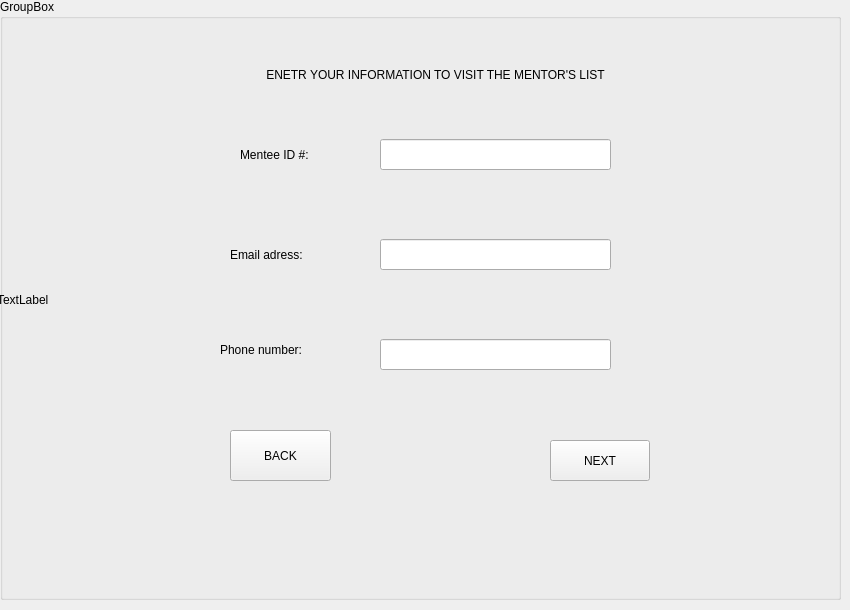
   <widget class="QWidget" name="page_3">
    <widget class="QGroupBox" name="groupBox_2">
     <property name="geometry">
      <rect>
       <x>0</x>
       <y>-1</y>
       <width>841</width>
       <height>601</height>
      </rect>
     </property>
     <property name="title">
      <string>GroupBox</string>
     </property>
     <widget class="QLineEdit" name="lineEdit_4">
      <property name="geometry">
       <rect>
        <x>380</x>
        <y>140</y>
        <width>231</width>
        <height>31</height>
       </rect>
      </property>
     </widget>
     <widget class="QLineEdit" name="lineEdit_5">
      <property name="geometry">
       <rect>
        <x>380</x>
        <y>240</y>
        <width>231</width>
        <height>31</height>
       </rect>
      </property>
     </widget>
     <widget class="QLineEdit" name="lineEdit_6">
      <property name="geometry">
       <rect>
        <x>380</x>
        <y>340</y>
        <width>231</width>
        <height>31</height>
       </rect>
      </property>
     </widget>
     <widget class="QLabel" name="label_6">
      <property name="geometry">
       <rect>
        <x>240</x>
        <y>140</y>
        <width>91</width>
        <height>31</height>
       </rect>
      </property>
      <property name="text">
       <string>Mentee ID #:</string>
      </property>
     </widget>
     <widget class="QLabel" name="label_7">
      <property name="geometry">
       <rect>
        <x>230</x>
        <y>240</y>
        <width>91</width>
        <height>31</height>
       </rect>
      </property>
      <property name="text">
       <string>Email adress:</string>
      </property>
     </widget>
     <widget class="QLabel" name="label_8">
      <property name="geometry">
       <rect>
        <x>220</x>
        <y>340</y>
        <width>101</width>
        <height>21</height>
       </rect>
      </property>
      <property name="text">
       <string>Phone number:</string>
      </property>
     </widget>
     <widget class="QPushButton" name="pushButton_10">
      <property name="geometry">
       <rect>
        <x>550</x>
        <y>441</y>
        <width>100</width>
        <height>41</height>
       </rect>
      </property>
      <property name="text">
       <string>NEXT</string>
      </property>
     </widget>
     <widget class="QPushButton" name="pushButton_11">
      <property name="geometry">
       <rect>
        <x>230</x>
        <y>431</y>
        <width>101</width>
        <height>51</height>
       </rect>
      </property>
      <property name="text">
       <string>BACK</string>
      </property>
     </widget>
     <widget class="QLabel" name="Background_10">
      <property name="geometry">
       <rect>
        <x>-3</x>
        <y>-5</y>
        <width>841</width>
        <height>611</height>
       </rect>
      </property>
      <property name="text">
       <string>TextLabel</string>
      </property>
      <property name="scaledContents">
       <bool>true</bool>
      </property>
     </widget>
     <widget class="QLabel" name="label_13">
      <property name="geometry">
       <rect>
        <x>170</x>
        <y>55</y>
        <width>531</width>
        <height>41</height>
       </rect>
      </property>
      <property name="text">
       <string>ENETR YOUR INFORMATION TO VISIT THE MENTOR'S LIST</string>
      </property>
      <property name="alignment">
       <set>Qt::AlignCenter</set>
      </property>
     </widget>
     <zorder>Background_10</zorder>
     <zorder>lineEdit_4</zorder>
     <zorder>lineEdit_5</zorder>
     <zorder>lineEdit_6</zorder>
     <zorder>label_6</zorder>
     <zorder>label_7</zorder>
     <zorder>label_8</zorder>
     <zorder>pushButton_10</zorder>
     <zorder>pushButton_11</zorder>
     <zorder>label_13</zorder>
    </widget>
   </widget>
